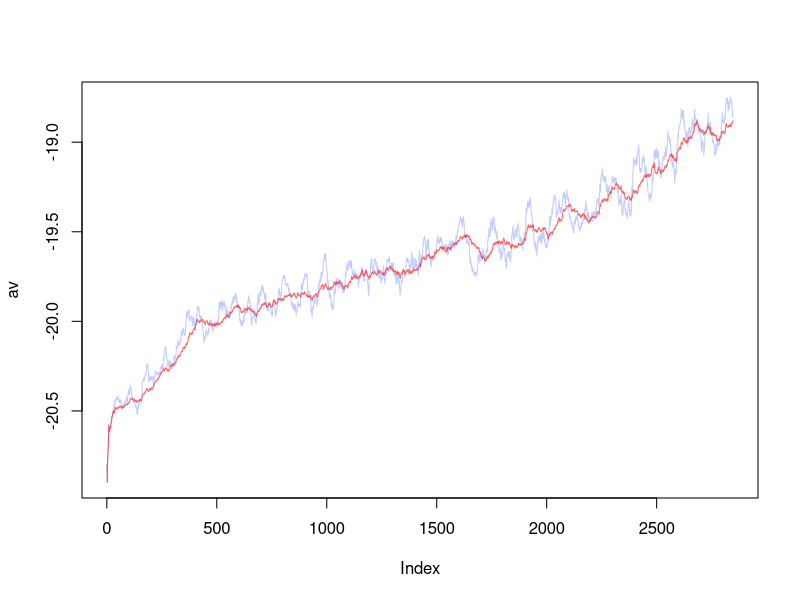

This figure's R source: (Note: this script raises an error after producing the figure.)
# Data visualization 

setwd("/Users/nicolasraffray/Desktop/Makers_Course/Final_Project/Net-Positive-Makers/pygym/Performance")
data <- read.csv("RMSperformance_file.csv")

# If do not have below library run uncomment below line and run
# install.packages("pracma")
library(pracma)

index <- seq(1,12941,1)
loss2 <- as.vector(data[[3]])
av <- movavg(loss2, 30)
av100 <- movavg(loss2, 100)

plot(av, type="l",col=rgb(red=0.4, green=0.5, blue=1.0, alpha=0.4))
lines(av100, type="l", col=rgb(red=1.0, green=0.0, blue=0.0, alpha=0.6))
lines(loss2, col = alpha(0.4))
grid(nx = loss2, ny = NULL, col = "lightgray")
grid(nx = NULL, ny = nx, col = "lightgray")

